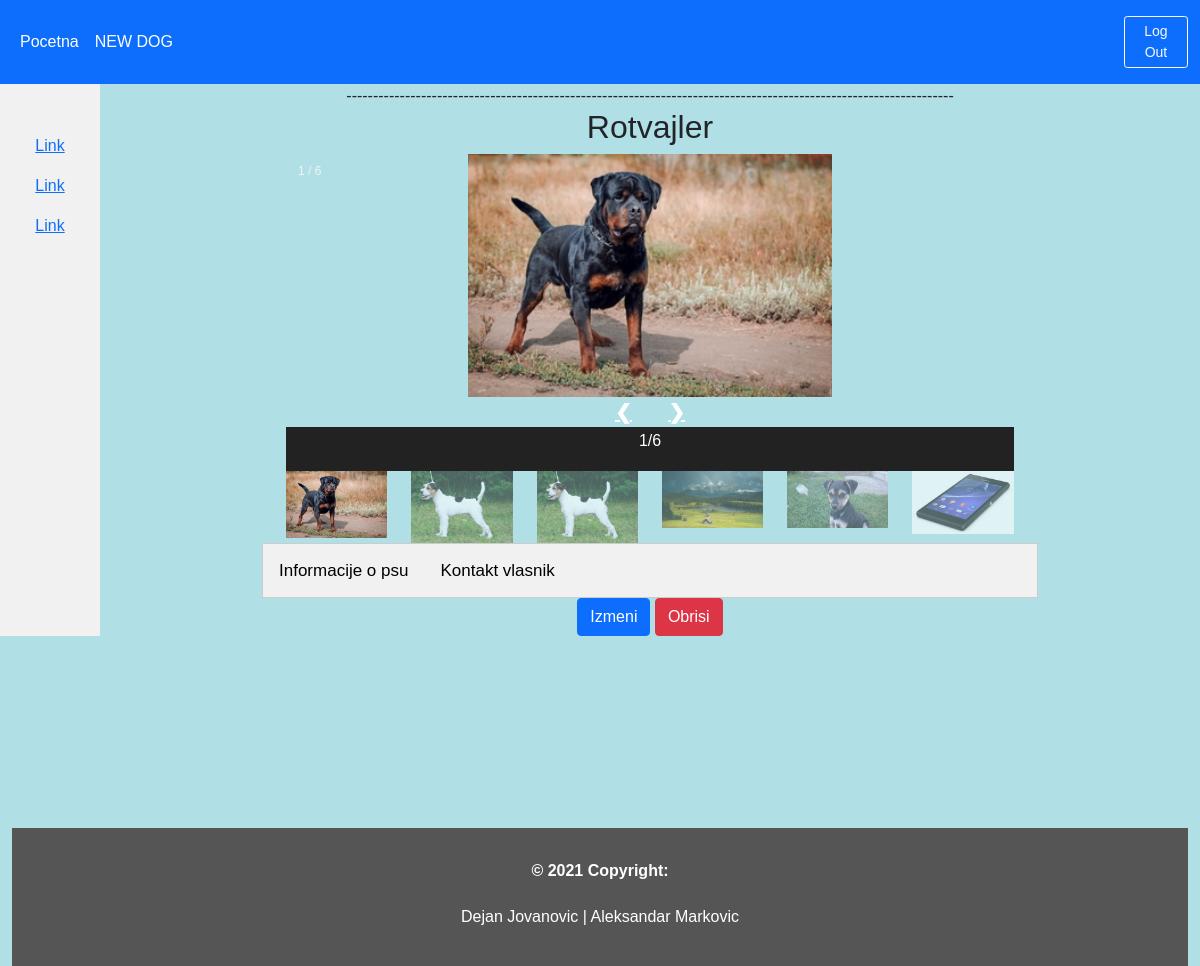
The page /1/details/ (signed in) on the database its author committed.
### tinder_app/models.py (models this page shows, shortened)
class Dog(models.Model):
	user = models.ForeignKey(User, on_delete=models.CASCADE)
	breed = models.ForeignKey('DogBreed', on_delete=models.CASCADE)
	gender = models.CharField(max_length=10)
	birthYear = models.CharField(max_length=15)
	info = models.TextField(max_length=1000)
	image = ResizedImageField(size=[320,240], quality=100, upload_to='pictures', null=True, blank=False)
	image2 = ResizedImageField(size=[320,240], quality=100, upload_to='pictures', null=True, blank=True)
	image3 = ResizedImageField(size=[320,240], quality=100, upload_to='pictures', null=True, blank=True)
	image4 = ResizedImageField(size=[320,240], quality=100, upload_to='pictures', null=True, blank=True)
	image5 = ResizedImageField(size=[320,240], quality=100, upload_to='pictures', null=True, blank=True)
	image6 = ResizedImageField(size=[320,240], quality=100, upload_to='pictures', null=True, blank=True)
	date = models.DateTimeField(default=datetime.now, blank=True)
	class Meta:
		ordering = ['-date']

class DogBreed(models.Model):
	breed = models.CharField(max_length=50)
	def __str__(self):
		return self.breed

### tinder_app/views.py (the view)
# urls.py: path('<pk>/details/', views.details, name='details'),
def details(request, pk):
	dogs_details = Dog.objects.filter(pk=pk)
	context = {'dogs_details':dogs_details}
	return render(request, 'tinder_app/details.html', context)

### tinder_app/templates/tinder_app/details.html (shortened to what this page needs)
{% extends 'tinder_app/base.html' %}
{% block content %}
{% if user.is_authenticated %}
	{% for detail in dogs_details %}
<!DOCTYPE html>
<html>
<body>
------------------------------------------------------------------------------------------------------------------
<h2 style="text-align:center">{{ detail.breed }}</h2>
<div class="container">
  {% if detail.image %}
  <div class="mySlides">
    <div class="numbertext">1 / 6</div>
    <img src="{{ detail.image.url }}" style="width:50%">
  </div>
  {% endif %}
  <a class="prev" onclick="plusSlides(-1)">❮</a>
  <a class="next" onclick="plusSlides(1)">❯</a>
  <div class="caption-container">
    <p id="caption"></p>
  </div>
  <div class="row">
    {% if detail.image %}
    <div class="column">
      <img class="demo cursor" src="{{ detail.image.url }}" style="width:100%" onclick="currentSlide(1)" alt="1/6">
    </div>
    {% endif %}
    {% if detail.image2 %}
    <div class="column">
      <img class="demo cursor" src="{{ detail.image2.url }}" style="width:100%" onclick="currentSlide(2)" alt="2/6">
    </div>
    {% endif %}
    {% if detail.image3 %}
    <div class="column">
      <img class="demo cursor" src="{{ detail.image3.url }}" style="width:100%" onclick="currentSlide(3)" alt="3/6">
    </div>
    {% endif %}
    {% if detail.image4 %}
    <div class="column">
      <img class="demo cursor" src="{{ detail.image4.url }}" style="width:100%" onclick="currentSlide(4)" alt="4/6">
    </div>
    {% endif %}
    {% if detail.image5 %}
    <div class="column">
      <img class="demo cursor" src="{{ detail.image5.url }}" style="width:100%" onclick="currentSlide(4)" alt="5/6">
    </div>
    {% endif %}
    {% if detail.image6 %}
    <div class="column">
      <img class="demo cursor" src="{{ detail.image6.url }}" style="width:100%" onclick="currentSlide(4)" alt="6/6">
    </div>
    {% endif %}
  </div>
</div>
</body>
</html>
<!DOCTYPE html>
<html>
<head>
</head>
<body>
<div class="tab">
  <button class="tablinks" onclick="openCity(event, 'Ljubimac')">Informacije o psu</button>
  <button class="tablinks" onclick="openCity(event, 'Kontakt')">Kontakt vlasnik</button>
</div>
</body>
</html>
{% if request.user == detail.user %}
        <a href="{% url 'edit' detail.pk %}" class="btn btn-primary">Izmeni</a>
        <a href="{% url 'delete' detail.pk %}" class="btn btn-danger">Obrisi</a>
{% endif %}
			</div>
	{% endfor %}
{% endif %}
{% endblock %}

### tinder_app/templates/tinder_app/details.html (style rules this page uses)
body { font-family: Arial; margin: 0; }
* { box-sizing: border-box; }
img { vertical-align: middle; }
.container { position: relative; }
.mySlides { display: none; }
.cursor { cursor: pointer; }
.prev, .next { cursor: pointer; position: center; top: 40%; width: auto; padding: 16px; margin-top: 10px; color: white; font-weight: bold; font-size: 20px; border-radius: 0 3px 3px 0; user-select: none; -webkit-user-select: none; }
.next { right: 0; border-radius: 3px 0 0 3px; }
.numbertext { color: #f2f2f2; font-size: 12px; padding: 8px 12px; position: absolute; top: 0; }
.caption-container { text-align: center; background-color: #222; padding: 2px 16px; color: white; }
.row:after { content: ""; display: table; clear: both; }
.column { float: left; width: 16.66%; }
.demo { opacity: 0.6; }
.active, .demo:hover { opacity: 1; }
body { font-family: Arial; }
.tab { overflow: hidden; border: 1px solid #ccc; background-color: #f1f1f1; }
.tab button { background-color: inherit; float: left; border: none; outline: none; cursor: pointer; padding: 14px 16px; transition: 0.3s; font-size: 17px; }

### rows shown on the page
Dog: breed "Rotvajler", image (picture), image2 (picture), image3 (picture), image4 (picture), image5 (picture), image6 (picture), shows "Izmeni"
